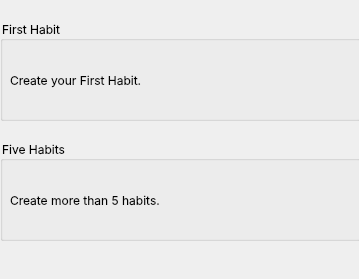
       <widget class="QWidget" name="scrollAreaWidgetContents_2">
        <property name="geometry">
         <rect>
          <x>0</x>
          <y>0</y>
          <width>359</width>
          <height>279</height>
         </rect>
        </property>
        <widget class="QGroupBox" name="groupBox_9">
         <property name="geometry">
          <rect>
           <x>0</x>
           <y>20</y>
           <width>361</width>
           <height>101</height>
          </rect>
         </property>
         <property name="font">
          <font>
           <family>Inter</family>
           <pointsize>-1</pointsize>
           <italic>false</italic>
           <bold>false</bold>
          </font>
         </property>
         <property name="styleSheet">
          <string notr="true">font-family: 'Inter';
font-style: normal;
font-weight: 400;
font-size: 12px;
line-height: 18px;

color: #000000;
</string>
         </property>
         <property name="title">
          <string>First Habit</string>
         </property>
         <widget class="QLabel" name="label_16">
          <property name="geometry">
           <rect>
            <x>220</x>
            <y>20</y>
            <width>71</width>
            <height>71</height>
           </rect>
          </property>
          <property name="text">
           <string/>
          </property>
          <property name="pixmap">
           <pixmap resource="resources.qrc">:/img/pick/pick/done.png</pixmap>
          </property>
          <property name="scaledContents">
           <bool>true</bool>
          </property>
         </widget>
         <widget class="QLabel" name="label_15">
          <property name="geometry">
           <rect>
            <x>10</x>
            <y>30</y>
            <width>151</width>
            <height>61</height>
           </rect>
          </property>
          <property name="font">
           <font>
            <family>Inter</family>
            <pointsize>-1</pointsize>
            <italic>false</italic>
            <bold>false</bold>
           </font>
          </property>
          <property name="text">
           <string>Create your First Habit.</string>
          </property>
         </widget>
         <widget class="QLabel" name="label_23">
          <property name="geometry">
           <rect>
            <x>220</x>
            <y>20</y>
            <width>71</width>
            <height>71</height>
           </rect>
          </property>
          <property name="text">
           <string/>
          </property>
          <property name="pixmap">
           <pixmap resource="resources.qrc">:/img/pick/pick/filled-circle.png</pixmap>
          </property>
          <property name="scaledContents">
           <bool>true</bool>
          </property>
         </widget>
        </widget>
        <widget class="QGroupBox" name="groupBox_11">
         <property name="geometry">
          <rect>
           <x>0</x>
           <y>140</y>
           <width>361</width>
           <height>101</height>
          </rect>
         </property>
         <property name="font">
          <font>
           <family>Inter</family>
           <pointsize>-1</pointsize>
           <italic>false</italic>
           <bold>false</bold>
          </font>
         </property>
         <property name="styleSheet">
          <string notr="true">font-family: 'Inter';
font-style: normal;
font-weight: 400;
font-size: 12px;
line-height: 18px;

color: #000000;
</string>
         </property>
         <property name="title">
          <string>Five Habits</string>
         </property>
         <widget class="QLabel" name="label_17">
          <property name="geometry">
           <rect>
            <x>220</x>
            <y>20</y>
            <width>71</width>
            <height>71</height>
           </rect>
          </property>
          <property name="text">
           <string/>
          </property>
          <property name="pixmap">
           <pixmap resource="resources.qrc">:/img/pick/pick/done.png</pixmap>
          </property>
          <property name="scaledContents">
           <bool>true</bool>
          </property>
         </widget>
         <widget class="QLabel" name="label_18">
          <property name="geometry">
           <rect>
            <x>10</x>
            <y>30</y>
            <width>151</width>
            <height>61</height>
           </rect>
          </property>
          <property name="font">
           <font>
            <family>Inter</family>
            <pointsize>-1</pointsize>
            <italic>false</italic>
            <bold>false</bold>
           </font>
          </property>
          <property name="text">
           <string>Create more than 5 habits.</string>
          </property>
         </widget>
         <widget class="QLabel" name="label_24">
          <property name="geometry">
           <rect>
            <x>220</x>
            <y>20</y>
            <width>71</width>
            <height>71</height>
           </rect>
          </property>
          <property name="text">
           <string/>
          </property>
          <property name="pixmap">
           <pixmap resource="resources.qrc">:/img/pick/pick/filled-circle.png</pixmap>
          </property>
          <property name="scaledContents">
           <bool>true</bool>
          </property>
         </widget>
        </widget>
       </widget>
